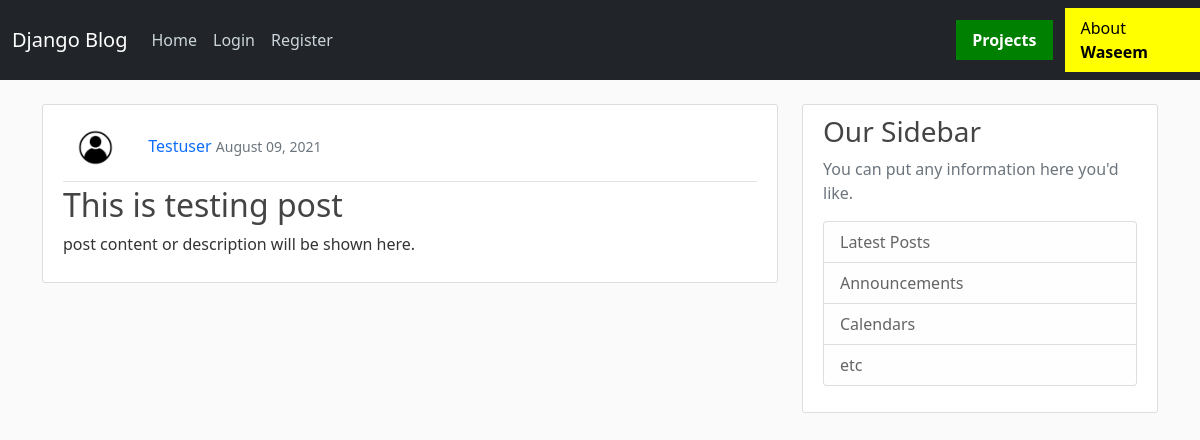
The page /post/35/ on the database its author committed.
### coreyblog/models.py (models this page shows, shortened)
class Post(models.Model):
    title = models.CharField(max_length=100)
    content = models.TextField()
    date_posted = models.DateTimeField(default=timezone.now)
    author = models.ForeignKey(User, on_delete=models.CASCADE)

### accounts/models.py (models this page shows, shortened)
class Profile(models.Model):
    user = models.OneToOneField(User, on_delete=models.CASCADE)
    image = models.ImageField(default='default.jpg', upload_to='accounts/profile_pics')

### coreyblog/views.py (the view)
# urls.py: path('post/<int:pk>/', PostDetilView.as_view(), name='post-detail'),
class PostDetilView(DetailView):
    model = Post
    template_name = 'blog/post_detail.html'

### coreyblog/templates/blog/post_detail.html (shortened to what this page needs)
{% extends 'blog/base.html' %}
{% block content %}
<article class="media content-section">
    <div class="media-body">
        <div class="article-metadata">
            <img class="rounded-circle article-img" src="{{ object.author.profile.image.url }}">
            <a class="mr-2" href="{% url 'user-posts' object.author.username %}">{{ object.author }}</a>
            <small class="text-muted">{{ object.date_posted|date:"F d, Y" }}</small>
        </div>
        <h2 class="article-title">{{ object.title }}</h2>
        <p class="article-content">{{ object.content }}</p>
    </div>
</article>
{% endblock %}

### coreyblog/static/coreyblog/main.css (style rules this page uses)
body { background: #fafafa; color: #333333; margin-top: 5rem; }
h1, h2, h3, h4, h5, h6 { color: #444444; }
.content-section { background: #ffffff; padding: 10px 20px; border: 1px solid #dddddd; border-radius: 3px; margin-bottom: 20px; }
.article-title { color: #444444; }
a { text-decoration: none; }
.article-content { white-space: pre-line; }
.article-img { height: 65px; width: 65px; margin-right: 16px; }
.article-metadata { padding-bottom: 1px; margin-bottom: 4px; border-bottom: 1px solid #e3e3e3 }

### rows shown on the page
Post: author.profile.image (placeholder picture), author "Testuser", date_posted "August 09, 2021", title "This is testing post", content "post content or description will be shown here."
